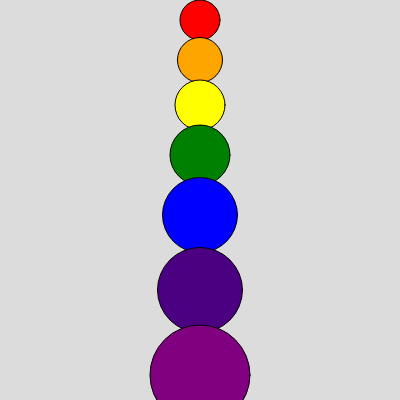
Frame 1 (no input)
Frame 60 (no input): identical to frame 1, image omitted
Frame 120 (the mouse pressed at the canvas centre since frame 60): identical to frame 1, image omitted

The p5.js sketch that drew this single still picture (run headless with seeded random() and noise() and a simulated clock; from frame 60 on, the mouse is pressed at the canvas centre):

// p5.js sketch
// ── sketch.js
var colors = ['red','orange', 'yellow', 'green', 'blue', 'indigo', 'purple']
var sizes = [40, 45, 50, 60, 75, 85, 100];

function setup() {
  createCanvas(400, 400);
  rectMode(CENTER);
}

function draw() {
  background(220);
  var position = sizes[0] / 2;
  for(i = 0; i < colors.length; i++){
    fill(colors[i]);
    ellipse(width / 2, position, sizes[i])
  	position = position + sizes[i]
  }
}
